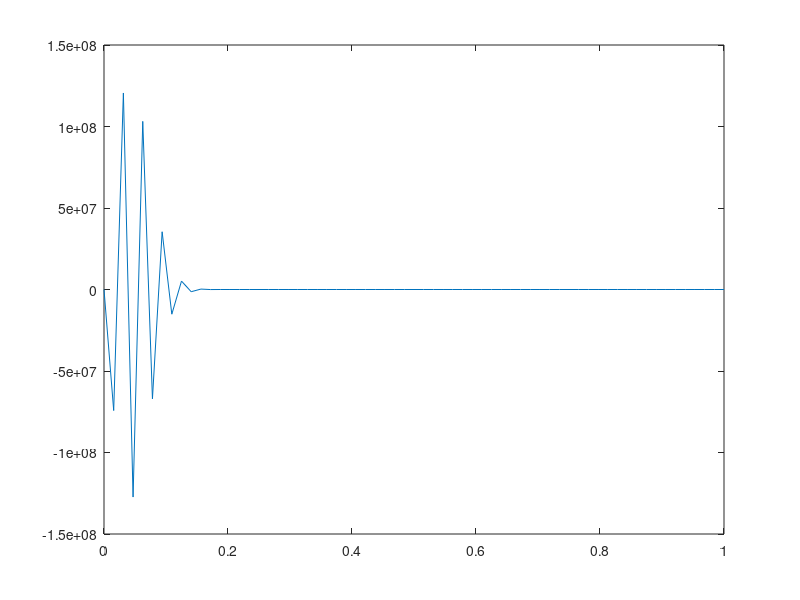
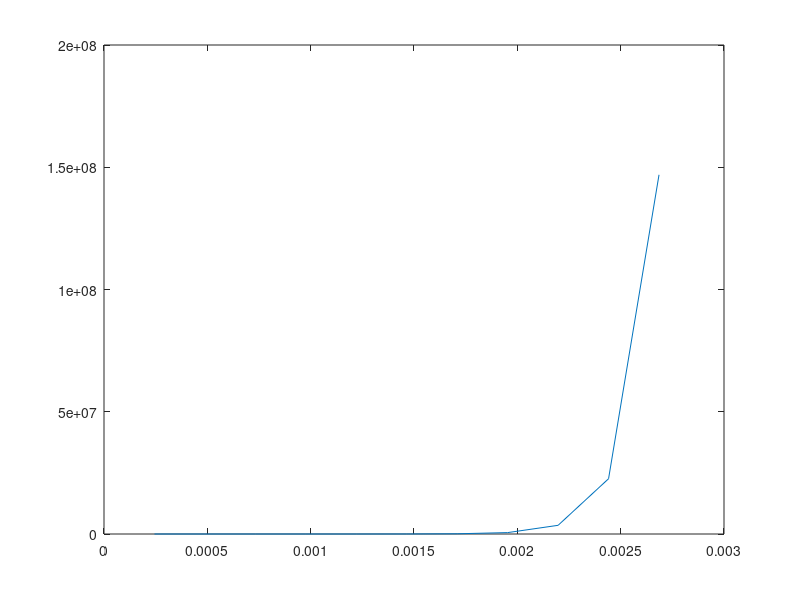

These figures' MATLAB source, in order:
clc;
clear;
close all;

h=0.015625;
N=(1/h)+1;
alpha=1;
v=1;
t=v*h^2/alpha;
tol=1e-9;
maxit=N;

A=zeros(N,N);
B=zeros(N,N);
phi_pp=zeros(N,1);
phi_pp(1)=1;
phi_pp(N)=0;
for j=1:N
   x(j)=(j-1)*h;
end
A(1,1)=1; A(N,N)=1;
k=2;
for j=2:N-1
   A(k,j-1)=v;
   A(k,j)=1-2*v;
   A(k,j+1)=v;
   k=k+1;
end
A=sparse(A);
phi_p=A*phi_pp;

B(1,1)=1; B(N,N)=1;
k=2;
for j=2:N-1
   B(k,j-1)=2*v;
   B(k,j)=-4*v;
   B(k,j+1)=2*v;
   k=k+1;
end
B=sparse(B);

for i=1:10000000
    phi=B*phi_p+phi_pp;
    error(i)=max(abs(phi-phi_p));
    if error(i)<2e-09
        break;
    elseif error(i)>1e+08
        disp('Not Converged!');
        break;
    end
    phi_p=phi;
    phi_pp=phi_p;
end
figure();
plot(x',phi);
for i=1:length(error)
    T(i)=i*t;
end
figure();
plot(T,error);
